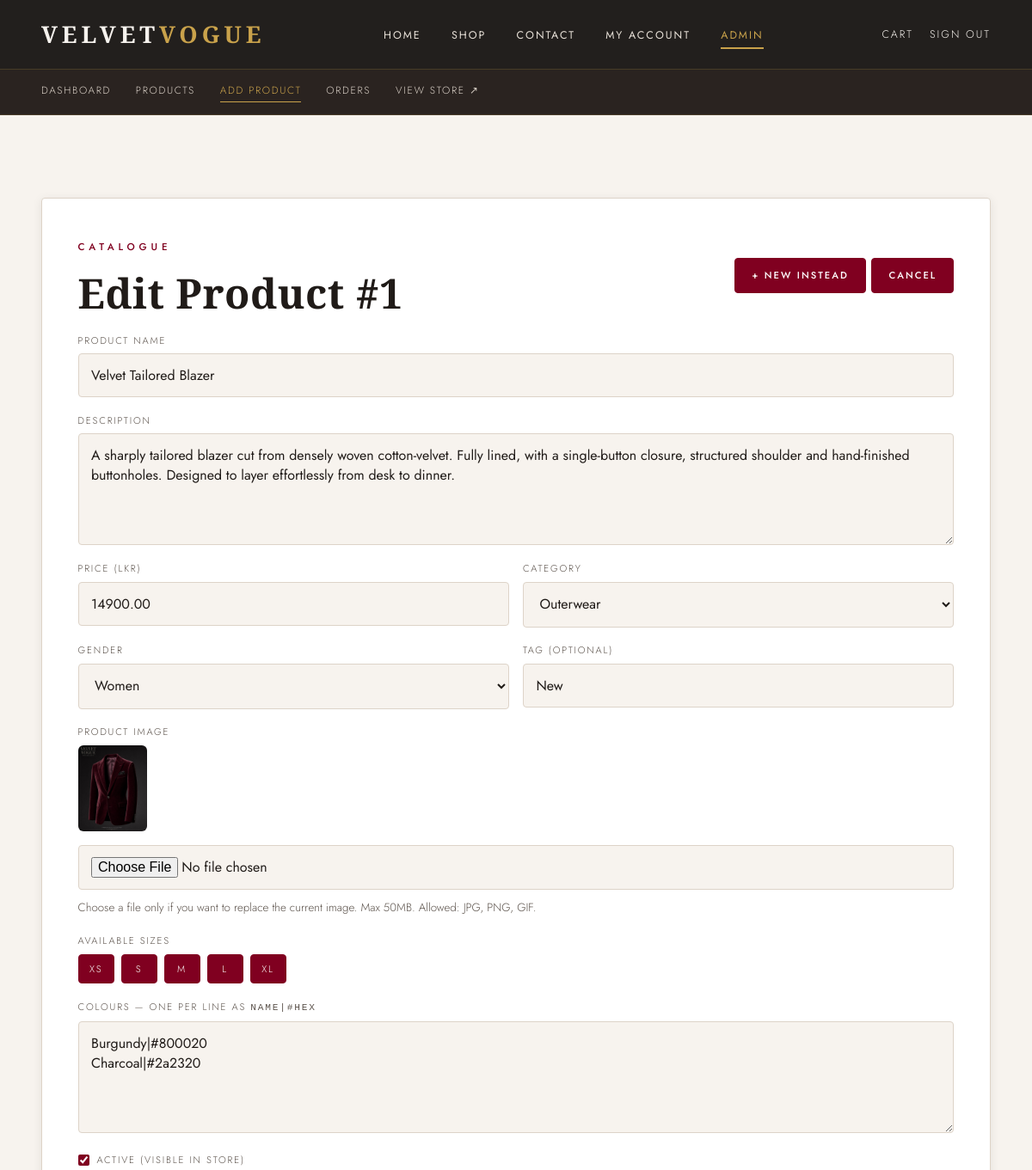
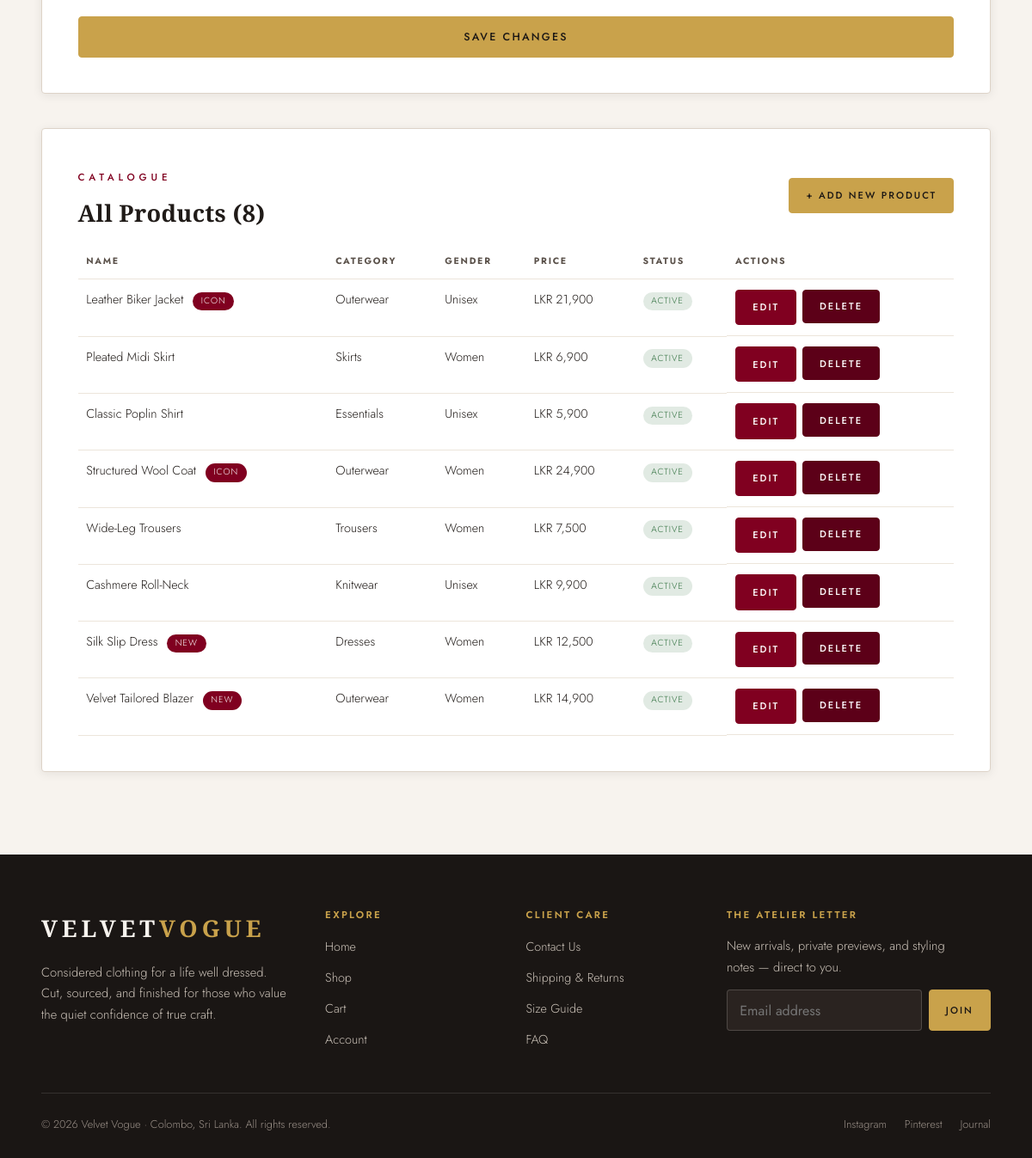
/admin/products.php?edit=1 (signed in), run on the app's committed database (2 pictures, top to bottom).
### tables this page shows
CREATE TABLE products (
  id           INT AUTO_INCREMENT PRIMARY KEY,
  name         VARCHAR(160)  NOT NULL,
  description  TEXT          NOT NULL,
  price        DECIMAL(10,2) NOT NULL,
  category_id  INT           NOT NULL,
  gender       ENUM('women','men','unisex') NOT NULL DEFAULT 'women',
  image        VARCHAR(255)  NOT NULL,             
  tag          VARCHAR(40)   NOT NULL DEFAULT '',  
  is_active    TINYINT(1)    NOT NULL DEFAULT 1,
  created_at   TIMESTAMP     NOT NULL DEFAULT CURRENT_TIMESTAMP,
  FOREIGN KEY (category_id) REFERENCES categories(id)
);

CREATE TABLE categories (
  id    INT AUTO_INCREMENT PRIMARY KEY,
  name  VARCHAR(80) NOT NULL,
  slug  VARCHAR(80) NOT NULL UNIQUE
);

### includes/functions.php (called while the page is built, shortened)
<?php
function e(?string $value): string
{
    return htmlspecialchars((string) $value, ENT_QUOTES, 'UTF-8');
}
function money($amount): string
{
    return 'LKR ' . number_format((float) $amount, 0);
}
function base_url(string $path = ''): string
{
    $dir = rtrim(str_replace('\\', '/', dirname($_SERVER['SCRIPT_NAME'])), '/');
    if (basename($dir) === 'admin') {
        $dir = dirname($dir);
    }
    $dir = ($dir === '/' || $dir === '.') ? '' : $dir;
    return $dir . '/' . ltrim($path, '/');
}

### admin/products.php (the view, shortened to what this page needs)
<?php
$pdo      = db();
$allSizes = ['XS', 'S', 'M', 'L', 'XL'];
$editId   = isset($_GET['edit']) ? (int) $_GET['edit'] : 0;
$editing  = false;
$showForm = isset($_GET['new']) || $editId || isset($_GET['err']);
$product = [
    'id' => 0, 'name' => '', 'description' => '', 'price' => '',
    'category_id' => 0, 'gender' => 'women', 'image' => '', 'tag' => '', 'is_active' => 1,
];
$prodSizes  = [];
$prodColors = '';
if ($editId) {
    $stmt = $pdo->prepare('SELECT * FROM products WHERE id = ?');
    $stmt->execute([$editId]);
    $row = $stmt->fetch();
    if ($row) {
        $editing = true;
        $product = $row;
        $s = $pdo->prepare('SELECT size FROM product_sizes WHERE product_id = ?');
        $s->execute([$editId]);
        $prodSizes = $s->fetchAll(PDO::FETCH_COLUMN);
        $c = $pdo->prepare('SELECT color_name, color_hex FROM product_colors WHERE product_id = ?');
        $c->execute([$editId]);
        $prodColors = implode("\n", array_map(fn($r) => $r['color_name'] . '|' . $r['color_hex'], $c->fetchAll()));
    } else {
        flash('Product not found.', 'error');
    }
}
$categories = $pdo->query('SELECT id, name FROM categories ORDER BY name')->fetchAll();
$products   = $pdo->query(
    'SELECT p.id, p.name, p.price, p.gender, p.tag, p.is_active, c.name AS category
     FROM products p JOIN categories c ON c.id = p.category_id
     ORDER BY p.created_at DESC, p.id DESC'
)->fetchAll();
require __DIR__ . '/../includes/header.php';
require __DIR__ . '/_nav.php';
?>
<section class="section">
  <div class="wrap">
    <?php if ($showForm): ?>
    <div class="form-card" id="product-form" style="margin-bottom:2.5rem">
      <div class="admin-card-head">
        <div>
          <span class="eyebrow eyebrow--dark">Catalogue</span>
          <h2><?= $editing ? 'Edit Product #' . (int)$product['id'] : 'Add New Product' ?></h2>
        </div>
        <div class="table-actions">
          <?php if ($editing): ?>
            <a class="btn btn--sm" href="<?= e(base_url('admin/products.php?new=1')) ?>#product-form">+ New instead</a>
          <?php endif; ?>
          <a class="btn btn--sm" href="<?= e(base_url('admin/products.php')) ?>">Cancel</a>
        </div>
      </div>
      <form method="post" action="<?= e(base_url('admin/products.php')) ?>" enctype="multipart/form-data">
        <div class="field">
          <label for="name">Product name</label>
          <input type="text" id="name" name="name" value="<?= e($product['name']) ?>" required>
        </div>
        <div class="field">
          <label for="description">Description</label>
          <textarea id="description" name="description" required><?= e($product['description']) ?></textarea>
        </div>
        <div class="form-two">
          <div class="field">
            <label for="price">Price (LKR)</label>
            <input type="number" id="price" name="price" min="0" step="0.01" value="<?= e((string)$product['price']) ?>" required>
          </div>
          <div class="field">
            <label for="category_id">Category</label>
            <select id="category_id" name="category_id" required>
              <?php foreach ($categories as $c): ?>
                <option value="<?= (int)$c['id'] ?>" <?= (int)$product['category_id']===(int)$c['id']?'selected':'' ?>><?= e($c['name']) ?></option>
              <?php endforeach; ?>
            </select>
          </div>
        </div>
        <div class="form-two">
          <div class="field">
            <label for="gender">Gender</label>
            <select id="gender" name="gender">
              <?php foreach (['women','men','unisex'] as $g): ?>
                <option value="<?= $g ?>" <?= $product['gender']===$g?'selected':'' ?>><?= ucfirst($g) ?></option>
              <?php endforeach; ?>
            </select>
          </div>
          <div class="field">
            <label for="tag">Tag (optional)</label>
            <input type="text" id="tag" name="tag" value="<?= e($product['tag']) ?>" placeholder="New / Icon">
          </div>
        </div>
        <div class="field">
          <label for="image_file">Product image<?= $editing ? '' : ' <span style="color:var(--velvet-deep)">*</span>' ?></label>
          <?php if ($editing && $product['image']): ?>
            <div style="margin-bottom:.6rem">
              <img src="<?= e(base_url($product['image'])) ?>" alt="Current image" style="width:80px;height:100px;object-fit:cover;border-radius:6px;border:1px solid var(--line)"
                   onerror="this.src='https://placehold.co/80x100/800020/f7f3ee?text=VV'">
            </div>
          <?php endif; ?>
          <input type="file" id="image_file" name="image_file" accept="image/jpeg,image/png,image/gif" <?= $editing ? '' : 'required' ?>>
          <small style="color:var(--ink-soft);display:block;margin-top:.25rem">
            <?= $editing ? 'Choose a file only if you want to replace the current image.' : 'Required.' ?> Max 50MB. Allowed: JPG, PNG, GIF.
          </small>
        </div>
        <div class="field">
          <label>Available sizes</label>
          <div class="size-chips">
            <?php foreach ($allSizes as $s): ?>
              <label class="size-chip <?= in_array($s,$prodSizes,true)?'is-active':'' ?>">
                <?= $s ?>
              </label>
            <?php endforeach; ?>
          </div>
        </div>
        <div class="field">
          <label for="colors">Colours — one per line as <code>Name|#hex</code></label>
          <textarea id="colors" name="colors" placeholder="Burgundy|#800020&#10;Charcoal|#2a2320"><?= e($prodColors) ?></textarea>
        </div>
        <div class="field">
          <label class="filter-radio">
            <input type="checkbox" name="is_active" value="1" <?= $product['is_active']?'checked':'' ?>>
            <span>Active (visible in store)</span>
          </label>
        </div>
        <button class="btn btn--gold btn--block" type="submit"><?= $editing ? 'Save Changes' : 'Create Product' ?></button>
      </form>
    </div>
    <?php endif; ?>
    <div class="form-card">
      <div class="admin-card-head">
        <div>
          <span class="eyebrow eyebrow--dark">Catalogue</span>
          <h3>All Products (<?= count($products) ?>)</h3>
        </div>
        <a class="btn btn--sm btn--gold" href="<?= e(base_url('admin/products.php?new=1')) ?>#product-form">+ Add New Product</a>
      </div>
      <?php if (!$products): ?>
        <p style="color:var(--ink-soft)">No products yet — use Add New Product to create your first one.</p>
      <?php else: ?>
        <table class="data-table">
          <thead>
            <tr><th>Name</th><th>Category</th><th>Gender</th><th>Price</th><th>Status</th><th>Actions</th></tr>
          </thead>
          <tbody>
            <?php foreach ($products as $p): ?>
              <tr>
                <td><?= e($p['name']) ?> <?php if($p['tag']): ?><span class="pill pill--tag"><?= e($p['tag']) ?></span><?php endif; ?></td>
                <td><?= e($p['category']) ?></td>
                <td><?= ucfirst(e($p['gender'])) ?></td>
                <td><?= money($p['price']) ?></td>
                <td><span class="pill pill--<?= $p['is_active']?'paid':'cancelled' ?>"><?= $p['is_active']?'Active':'Hidden' ?></span></td>
                <td class="table-actions">
                  <a class="btn btn--sm" href="<?= e(base_url('admin/products.php?edit=' . $p['id'])) ?>#product-form">Edit</a>
                  <form method="post" action="<?= e(base_url('admin/products.php')) ?>"
                        class="admin-delete-form" data-name="<?= e($p['name']) ?>" style="display:inline">
                    <button class="btn btn--sm" type="submit" style="background:var(--velvet-deep);border-color:var(--velvet-deep)">Delete</button>
                  </form>
                </td>
              </tr>
            <?php endforeach; ?>
          </tbody>
        </table>
      <?php endif; ?>
    </div>
  </div>
</section>
<?php require __DIR__ . '/../includes/footer.php'; ?>

### assets/css/style.css (style rules this page uses)
:root { --velvet: #800020; --velvet-deep: #5c0018; --velvet-tint: #a83a52; --charcoal: #1a1614; --charcoal-soft: #2a2320; --gold: #c9a24b; --gold-soft: #e2c986; --ivory: #f7f3ee; --ivory-deep: #ece5db; --mist: #ddd3c8; --ink: #201b18; --ink-soft: #5c534c; --white: #ffffff; --font-display: "Cormorant Garamond", Georgia, serif; --font-body: "Jost", "Segoe UI", system-ui, sans-serif; --wrap: 1200px; --radius: 4px; --shadow-sm: 0 2px 12px rgba(26, 22, 20, 0.08); --shadow-md: 0 14px 40px rgba(26, 22, 20, 0.16); --ease: cubic-bezier(0.22, 0.61, 0.36, 1); }
*, *::before, *::after { box-sizing: border-box; }
* { margin: 0; padding: 0; }
html { scroll-behavior: smooth; }
body { font-family: var(--font-body); color: var(--ink); background: var(--ivory); line-height: 1.65; font-weight: 300; -webkit-font-smoothing: antialiased; overflow-x: hidden; }
img { display: block; max-width: 100%; height: auto; }
a { color: inherit; text-decoration: none; }
button, input, select, textarea { font-family: inherit; font-size: inherit; }
h1, h2, h3, h4 { font-family: var(--font-display); font-weight: 600; line-height: 1.1; letter-spacing: 0.01em; }
h2 { font-size: clamp(2rem, 4vw, 3rem); }
h3 { font-size: clamp(1.3rem, 2.4vw, 1.7rem); }
.eyebrow { display: inline-block; font-family: var(--font-body); font-size: 0.72rem; font-weight: 500; letter-spacing: 0.42em; text-transform: uppercase; color: var(--gold); margin-bottom: 1.1rem; }
.eyebrow--dark { color: var(--velvet); }
.wrap { width: min(var(--wrap), 92%); margin-inline: auto; }
.section { padding: clamp(3.5rem, 8vw, 6.5rem) 0; }
.btn { --btn-bg: var(--velvet); --btn-fg: var(--white); display: inline-flex; align-items: center; justify-content: center; gap: 0.5rem; padding: 0.85rem 1.9rem; background: var(--btn-bg); color: var(--btn-fg); font-size: 0.78rem; font-weight: 500; letter-spacing: 0.18em; text-transform: uppercase; border: 1px solid var(--btn-bg); border-radius: var(--radius); cursor: pointer; transition: transform .25s var(--ease), background .25s var(--ease), color .25s var(--ease), border-color .25s var(--ease); }
.btn--gold { --btn-bg: var(--gold); --btn-fg: var(--charcoal); }
.btn--block { width: 100%; }
.btn--sm { padding: 0.65rem 1.2rem; font-size: 0.7rem; }
.form-card { background: var(--white); border: 1px solid var(--mist); border-radius: var(--radius); padding: clamp(1.6rem, 4vw, 2.6rem); box-shadow: var(--shadow-sm); }
.field { display: flex; flex-direction: column; gap: 0.4rem; margin-bottom: 1.1rem; }
.field label { font-size: 0.7rem; letter-spacing: 0.16em; text-transform: uppercase; color: var(--ink-soft); }
.field input, .field textarea, .field select { padding: 0.8rem 0.9rem; color: var(--ink); background: var(--ivory); border: 1px solid var(--mist); border-radius: var(--radius); transition: border-color .25s var(--ease), background .25s var(--ease); }
.field textarea { resize: vertical; min-height: 130px; }
.filter-radio { display: flex; align-items: center; gap: 0.55rem; padding: 0.28rem 0; font-size: 0.9rem; cursor: pointer; }
.filter-radio input { accent-color: var(--velvet); }
.size-chips { display: flex; flex-wrap: wrap; gap: 0.5rem; }
.size-chip { min-width: 42px; padding: 0.45rem 0.7rem; text-align: center; cursor: pointer; font-size: 0.76rem; letter-spacing: 0.06em; border: 1px solid var(--mist); border-radius: var(--radius); background: var(--ivory); transition: background .2s var(--ease), color .2s var(--ease), border-color .2s var(--ease); }
.size-chip.is-active { background: var(--velvet); color: var(--white); border-color: var(--velvet); }
.admin-card-head { display: flex; justify-content: space-between; align-items: center; margin-bottom: 1.2rem; }
.data-table { width: 100%; border-collapse: collapse; font-size: 0.9rem; }
.data-table th, .data-table td { text-align: left; padding: 0.75rem 0.6rem; border-bottom: 1px solid var(--ivory-deep); vertical-align: top; }
.data-table th { font-family: var(--font-body); font-size: 0.66rem; letter-spacing: 0.16em; text-transform: uppercase; color: var(--ink-soft); }
.table-actions { display: flex; gap: 0.4rem; }
.pill { display: inline-block; padding: 0.15rem 0.6rem; font-size: 0.64rem; letter-spacing: 0.1em; text-transform: uppercase; border-radius: 999px; }
.pill--paid, .pill--shipped { background: rgba(45,110,60,.14); color: #2d6e3c; }
.pill--tag { background: var(--velvet); color: var(--white); margin-left: 0.4rem; }
.form-two { display: grid; grid-template-columns: 1fr 1fr; gap: 1rem; }

### data on the page
products: id "1", name "Velvet Tailored Blazer", description "A sharply tailored blazer cut from densely woven cotton-velvet. Fully lined, with a single-button closure, structured shoulder and hand-finished buttonholes. Designed to layer effortlessly from desk to dinner.", price "14900.00", category_id "Outerwear", gender "Women", tag "New", image (picture), is_active "☑", tag "NEW", category.name "Outerwear", price "LKR 14,900", shows "ACTIVE"
products: name "Leather Biker Jacket", tag "ICON", category.name "Outerwear", gender "Unisex", price "LKR 21,900", is_active "ACTIVE"
products: name "Pleated Midi Skirt", category.name "Skirts", gender "Women", price "LKR 6,900", is_active "ACTIVE"
products: name "Classic Poplin Shirt", category.name "Essentials", gender "Unisex", price "LKR 5,900", is_active "ACTIVE"
products: name "Structured Wool Coat", tag "ICON", category.name "Outerwear", gender "Women", price "LKR 24,900", is_active "ACTIVE"
products: name "Wide-Leg Trousers", category.name "Trousers", gender "Women", price "LKR 7,500", is_active "ACTIVE"
products: name "Cashmere Roll-Neck", category.name "Knitwear", gender "Unisex", price "LKR 9,900", is_active "ACTIVE"
products: name "Silk Slip Dress", tag "NEW", category.name "Dresses", gender "Women", price "LKR 12,500", is_active "ACTIVE"

### other printed values
$s "XS"
$s "S"
$s "M"
$s "L"
$s "XL"
count($products) "8"
